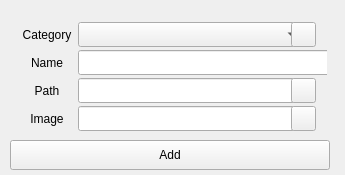
<?xml version="1.0" encoding="UTF-8"?>
<ui version="4.0">
 <class>addAssetWindow</class>
 <widget class="QMainWindow" name="addAssetWindow">
  <property name="geometry">
   <rect>
    <x>0</x>
    <y>0</y>
    <width>345</width>
    <height>175</height>
   </rect>
  </property>
  <property name="sizePolicy">
   <sizepolicy hsizetype="Preferred" vsizetype="Preferred">
    <horstretch>0</horstretch>
    <verstretch>0</verstretch>
   </sizepolicy>
  </property>
  <property name="minimumSize">
   <size>
    <width>345</width>
    <height>160</height>
   </size>
  </property>
  <property name="windowTitle">
   <string>addAssetWindow</string>
  </property>
  <widget class="QWidget" name="centralWidget">
   <widget class="QWidget" name="widget" native="true">
    <property name="geometry">
     <rect>
      <x>0</x>
      <y>0</y>
      <width>345</width>
      <height>175</height>
     </rect>
    </property>
    <property name="sizePolicy">
     <sizepolicy hsizetype="Fixed" vsizetype="Fixed">
      <horstretch>0</horstretch>
      <verstretch>0</verstretch>
     </sizepolicy>
    </property>
    <property name="minimumSize">
     <size>
      <width>345</width>
      <height>175</height>
     </size>
    </property>
    <property name="maximumSize">
     <size>
      <width>345</width>
      <height>175</height>
     </size>
    </property>
    <widget class="QWidget" name="layoutWidget">
     <property name="geometry">
      <rect>
       <x>11</x>
       <y>11</y>
       <width>316</width>
       <height>128</height>
      </rect>
     </property>
     <layout class="QVBoxLayout" name="verticalLayout">
      <item>
       <layout class="QHBoxLayout" name="horizontalLayout">
        <item>
         <widget class="QLabel" name="categoryLabel">
          <property name="sizePolicy">
           <sizepolicy hsizetype="Fixed" vsizetype="Fixed">
            <horstretch>0</horstretch>
            <verstretch>0</verstretch>
           </sizepolicy>
          </property>
          <property name="minimumSize">
           <size>
            <width>50</width>
            <height>25</height>
           </size>
          </property>
          <property name="maximumSize">
           <size>
            <width>50</width>
            <height>25</height>
           </size>
          </property>
          <property name="font">
           <font>
            <family>Segoe UI</family>
           </font>
          </property>
          <property name="layoutDirection">
           <enum>Qt::LeftToRight</enum>
          </property>
          <property name="text">
           <string>Category</string>
          </property>
          <property name="alignment">
           <set>Qt::AlignCenter</set>
          </property>
         </widget>
        </item>
        <item>
         <widget class="QComboBox" name="categoryComboBox">
          <property name="minimumSize">
           <size>
            <width>225</width>
            <height>25</height>
           </size>
          </property>
          <property name="maximumSize">
           <size>
            <width>225</width>
            <height>25</height>
           </size>
          </property>
          <property name="insertPolicy">
           <enum>QComboBox::InsertAlphabetically</enum>
          </property>
         </widget>
        </item>
        <item>
         <widget class="QPushButton" name="categoryAddButton">
          <property name="sizePolicy">
           <sizepolicy hsizetype="Fixed" vsizetype="Fixed">
            <horstretch>0</horstretch>
            <verstretch>0</verstretch>
           </sizepolicy>
          </property>
          <property name="minimumSize">
           <size>
            <width>25</width>
            <height>25</height>
           </size>
          </property>
          <property name="maximumSize">
           <size>
            <width>25</width>
            <height>25</height>
           </size>
          </property>
          <property name="text">
           <string/>
          </property>
          <property name="icon">
           <iconset>
            <normaloff>C:/Users/Admin/Desktop/Testcons/add.png</normaloff>C:/Users/Admin/Desktop/Testcons/add.png</iconset>
          </property>
         </widget>
        </item>
       </layout>
      </item>
      <item>
       <layout class="QHBoxLayout" name="horizontalLayout_2">
        <item>
         <widget class="QLabel" name="nameLabel">
          <property name="sizePolicy">
           <sizepolicy hsizetype="Fixed" vsizetype="Fixed">
            <horstretch>0</horstretch>
            <verstretch>0</verstretch>
           </sizepolicy>
          </property>
          <property name="minimumSize">
           <size>
            <width>50</width>
            <height>25</height>
           </size>
          </property>
          <property name="maximumSize">
           <size>
            <width>50</width>
            <height>25</height>
           </size>
          </property>
          <property name="font">
           <font>
            <family>Segoe UI</family>
           </font>
          </property>
          <property name="text">
           <string>Name</string>
          </property>
          <property name="alignment">
           <set>Qt::AlignCenter</set>
          </property>
         </widget>
        </item>
        <item>
         <widget class="QLineEdit" name="assetNamelineEdit">
          <property name="sizePolicy">
           <sizepolicy hsizetype="Fixed" vsizetype="Fixed">
            <horstretch>0</horstretch>
            <verstretch>0</verstretch>
           </sizepolicy>
          </property>
          <property name="minimumSize">
           <size>
            <width>255</width>
            <height>25</height>
           </size>
          </property>
          <property name="maximumSize">
           <size>
            <width>250</width>
            <height>25</height>
           </size>
          </property>
         </widget>
        </item>
       </layout>
      </item>
      <item>
       <layout class="QHBoxLayout" name="horizontalLayout_3">
        <item>
         <widget class="QLabel" name="pathLabel">
          <property name="sizePolicy">
           <sizepolicy hsizetype="Fixed" vsizetype="Fixed">
            <horstretch>0</horstretch>
            <verstretch>0</verstretch>
           </sizepolicy>
          </property>
          <property name="minimumSize">
           <size>
            <width>50</width>
            <height>25</height>
           </size>
          </property>
          <property name="maximumSize">
           <size>
            <width>50</width>
            <height>25</height>
           </size>
          </property>
          <property name="font">
           <font>
            <family>Segoe UI</family>
           </font>
          </property>
          <property name="text">
           <string>Path</string>
          </property>
          <property name="alignment">
           <set>Qt::AlignCenter</set>
          </property>
         </widget>
        </item>
        <item>
         <widget class="QLineEdit" name="assetPathlineEdit">
          <property name="sizePolicy">
           <sizepolicy hsizetype="Fixed" vsizetype="Fixed">
            <horstretch>0</horstretch>
            <verstretch>0</verstretch>
           </sizepolicy>
          </property>
          <property name="minimumSize">
           <size>
            <width>225</width>
            <height>25</height>
           </size>
          </property>
          <property name="maximumSize">
           <size>
            <width>225</width>
            <height>25</height>
           </size>
          </property>
         </widget>
        </item>
        <item>
         <widget class="QPushButton" name="assetPathButton">
          <property name="sizePolicy">
           <sizepolicy hsizetype="Fixed" vsizetype="Fixed">
            <horstretch>0</horstretch>
            <verstretch>0</verstretch>
           </sizepolicy>
          </property>
          <property name="minimumSize">
           <size>
            <width>25</width>
            <height>25</height>
           </size>
          </property>
          <property name="maximumSize">
           <size>
            <width>25</width>
            <height>25</height>
           </size>
          </property>
          <property name="focusPolicy">
           <enum>Qt::StrongFocus</enum>
          </property>
          <property name="text">
           <string/>
          </property>
          <property name="icon">
           <iconset resource="../icons.qrc">
            <normaloff>:/icons/openData.png</normaloff>:/icons/openData.png</iconset>
          </property>
         </widget>
        </item>
       </layout>
      </item>
      <item>
       <layout class="QHBoxLayout" name="horizontalLayout_4">
        <item>
         <widget class="QLabel" name="imageLabel">
          <property name="sizePolicy">
           <sizepolicy hsizetype="Fixed" vsizetype="Fixed">
            <horstretch>0</horstretch>
            <verstretch>0</verstretch>
           </sizepolicy>
          </property>
          <property name="minimumSize">
           <size>
            <width>50</width>
            <height>25</height>
           </size>
          </property>
          <property name="maximumSize">
           <size>
            <width>50</width>
            <height>25</height>
           </size>
          </property>
          <property name="font">
           <font>
            <family>Segoe UI</family>
           </font>
          </property>
          <property name="text">
           <string>Image</string>
          </property>
          <property name="alignment">
           <set>Qt::AlignCenter</set>
          </property>
         </widget>
        </item>
        <item>
         <widget class="QLineEdit" name="assetImagePathlineEdit">
          <property name="sizePolicy">
           <sizepolicy hsizetype="Fixed" vsizetype="Fixed">
            <horstretch>0</horstretch>
            <verstretch>0</verstretch>
           </sizepolicy>
          </property>
          <property name="minimumSize">
           <size>
            <width>225</width>
            <height>25</height>
           </size>
          </property>
          <property name="maximumSize">
           <size>
            <width>225</width>
            <height>25</height>
           </size>
          </property>
         </widget>
        </item>
        <item>
         <widget class="QPushButton" name="assetImageButton">
          <property name="sizePolicy">
           <sizepolicy hsizetype="Fixed" vsizetype="Fixed">
            <horstretch>0</horstretch>
            <verstretch>0</verstretch>
           </sizepolicy>
          </property>
          <property name="minimumSize">
           <size>
            <width>25</width>
            <height>25</height>
           </size>
          </property>
          <property name="maximumSize">
           <size>
            <width>25</width>
            <height>25</height>
           </size>
          </property>
          <property name="text">
           <string/>
          </property>
          <property name="icon">
           <iconset resource="../icons.qrc">
            <normaloff>:/icons/image.png</normaloff>:/icons/image.png</iconset>
          </property>
         </widget>
        </item>
       </layout>
      </item>
     </layout>
    </widget>
    <widget class="QPushButton" name="updatePushButton">
     <property name="geometry">
      <rect>
       <x>10</x>
       <y>140</y>
       <width>320</width>
       <height>30</height>
      </rect>
     </property>
     <property name="sizePolicy">
      <sizepolicy hsizetype="Fixed" vsizetype="Fixed">
       <horstretch>0</horstretch>
       <verstretch>0</verstretch>
      </sizepolicy>
     </property>
     <property name="minimumSize">
      <size>
       <width>320</width>
       <height>30</height>
      </size>
     </property>
     <property name="maximumSize">
      <size>
       <width>320</width>
       <height>30</height>
      </size>
     </property>
     <property name="text">
      <string>Add</string>
     </property>
    </widget>
   </widget>
  </widget>
 </widget>
 <layoutdefault spacing="6" margin="11"/>
 <resources>
  <include location="../icons.qrc"/>
 </resources>
 <connections/>
</ui>
